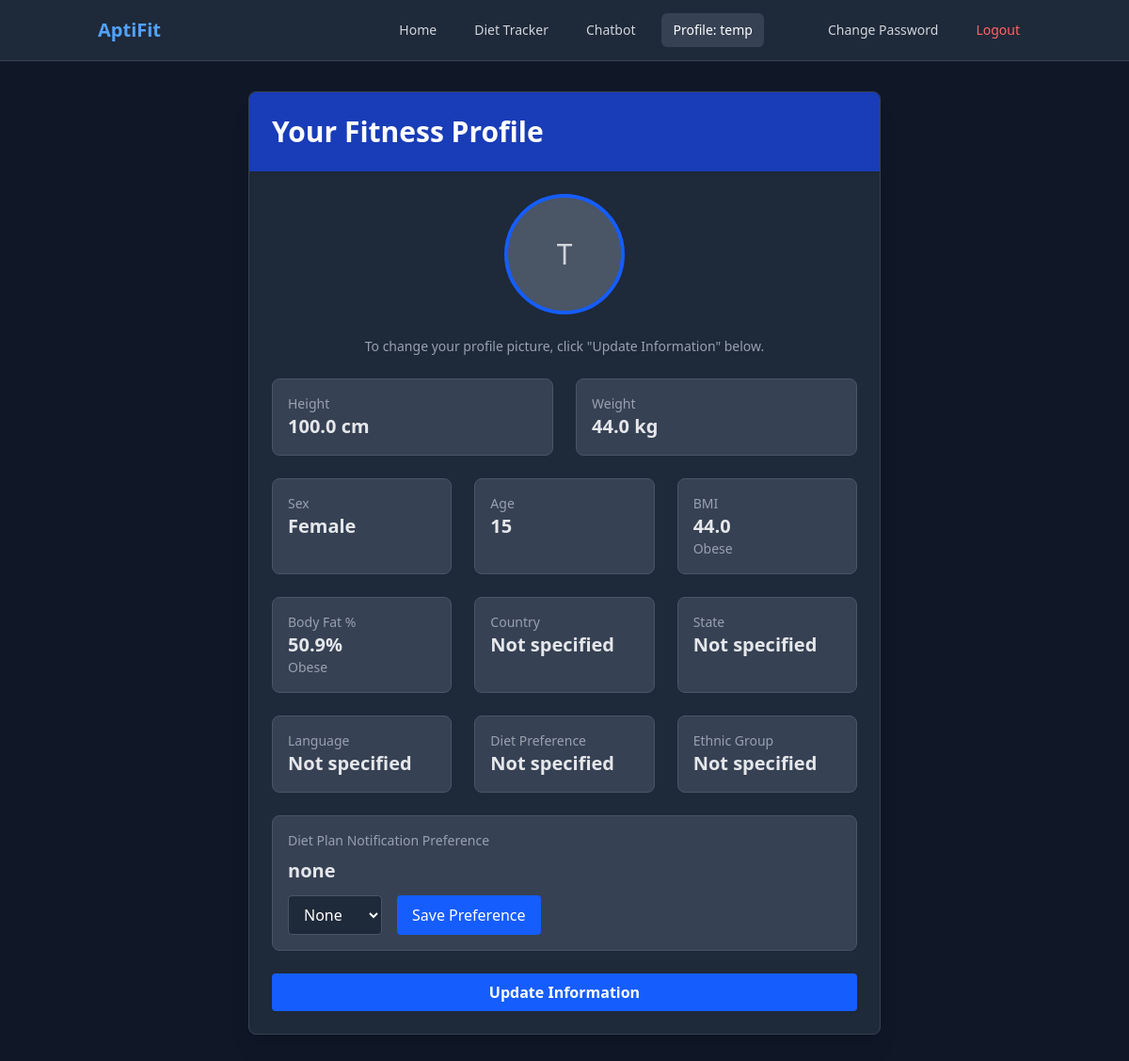
Page /profile/ (signed in) on the committed database.
### fitness/models.py (models this page shows, shortened)
class UserProfile(models.Model):
    NOTIFICATION_CHOICES = [
        ('daily', 'Daily'),
        ('weekly', 'Weekly'),
        ('none', 'None'),
    ]
    DIET_CHOICES = [
        ('vegetarian', 'Vegetarian'),
        ('non-vegetarian', 'Non-Vegetarian'),
    ]
    ETHNIC_GROUP_CHOICES = [
        ('asian', 'Asian'),
        ('black', 'Black/African'),
        ('hispanic', 'Hispanic/Latino'),
        ('middle_eastern', 'Middle Eastern'),
        ('white', 'White/Caucasian'),
        ('pacific_islander', 'Pacific Islander'),
        ('native_american', 'Native American'),
        ('mixed', 'Mixed Ethnicity'),
        ('other', 'Other'),
    ]
    user = models.OneToOneField(User, on_delete=models.CASCADE)
    last_password_change = models.DateTimeField(auto_now=True)
    phone_number = models.CharField(max_length=15, blank=True, null=True)
    avatar = models.ImageField(upload_to='avatars/', blank=True, null=True)
    height = models.FloatField(blank=True, null=True)  # in cm
    weight = models.FloatField(blank=True, null=True)  # in kg
    sex = models.CharField(max_length=10, blank=True, null=True)
    age = models.IntegerField(blank=True, null=True)  # add age field
    country = models.CharField(max_length=100, blank=True, null=True)
    state = models.CharField(max_length=100, blank=True, null=True)
    language = models.CharField(max_length=100, blank=True, null=True)
    ethnic_group = models.CharField(
        max_length=20,
        choices=ETHNIC_GROUP_CHOICES,
        blank=True,
        null=True
    )
    diet_preference = models.CharField(
        max_length=20,
        choices=DIET_CHOICES,
        blank=True,
        null=True
    )
    notification_preference = models.CharField(
        max_length=10,
        choices=NOTIFICATION_CHOICES,
        default='none'
    )
    @property
    def bmi(self):
        if self.height and self.weight:
            height_m = self.height / 100
            return round(self.weight / (height_m * height_m), 1)
        return None
    @property
    def bmi_category(self):
        bmi = self.bmi
        if bmi is None:
            return None
        elif bmi < 18.5:
            return "Underweight"
        elif bmi < 25:
            return "Normal weight"
        elif bmi < 30:
            return "Overweight"
        else:
            return "Obese"
    @property
    def body_fat(self):
        bmi = self.bmi
        if bmi is None or not self.sex or not self.age:
            return None
        if self.sex.lower() == "male":
            return round(1.20 * bmi + 0.23 * self.age - 10.8 * 1 - 5.4, 1)
        else:
            return round(1.20 * bmi + 0.23 * self.age - 10.8 * 0 - 5.4, 1)
    @property
    def body_fat_category(self):
        bf = self.body_fat
        if bf is None or not self.sex:
            return None
        if self.sex.lower() == "male":
            if bf < 10:
                return "Essential fat"
            elif bf < 14:
                return "Athletes"
            elif bf < 21:
                return "Fitness"
            elif bf < 25:
                return "Average"
            else:
                return "Obese"
        else:
            if bf < 14:
                return "Essential fat"
            elif bf < 21:
                return "Athletes"
            elif bf < 25:
                return "Fitness"
            elif bf < 32:
                return "Average"
            else:
                return "Obese"

### fitness/views.py (the view)
# urls.py: path('profile/', views.profile, name='profile'),
@login_required
def profile(request):
    user_profile = request.user.userprofile
    user_has_data = bool(
        user_profile.height and user_profile.weight and user_profile.sex and user_profile.age)
    missing_fields = []
    if not user_profile.height:
        missing_fields.append("height")
    if not user_profile.weight:
        missing_fields.append("weight")
    if not user_profile.sex:
        missing_fields.append("sex")
    if not user_profile.age:
        missing_fields.append("age")
    missing_fields_message = None
    if missing_fields:
        missing_fields_message = f"Please complete your profile by filling in: {', '.join(missing_fields)}"
    context = {
        'user': request.user,
        'user_has_data': user_has_data,
        'missing_fields': missing_fields,
        'missing_fields_message': missing_fields_message,
        'height': user_profile.height,
        'weight': user_profile.weight,
        'sex': user_profile.sex,
        'age': user_profile.age,
        'bmi': user_profile.bmi,
        'bmi_category': user_profile.bmi_category,
        'body_fat': user_profile.body_fat,
        'body_fat_category': user_profile.body_fat_category,
        'notification_preference': user_profile.notification_preference,
        'country': user_profile.country,
        'state': user_profile.state,
        'language': user_profile.language,
        'ethnic_group': user_profile.ethnic_group,
        'diet_preference': user_profile.diet_preference,
    }
    return render(request, 'fitness/profile.html', context)

### fitness/templates/fitness/profile.html (shortened to what this page needs)
<!DOCTYPE html>
<html lang="en">
  <head>
    <script src="https://cdn.jsdelivr.net/npm/@tailwindcss/browser@4"></script>
  </head>
  <body class="bg-gray-900 min-h-screen text-gray-200">
    <nav class="bg-gray-800 border-b border-gray-700">
      <div class="container mx-auto px-4">
        <div class="flex justify-between items-center h-16">
          <div class="flex-shrink-0 font-bold text-xl text-blue-400">
            AptiFit
          </div>
          <div class="flex space-x-2 md:space-x-4 items-center">
            <a href="{% url 'index' %}" class="px-3 py-2 rounded-md text-sm font-medium text-gray-300 hover:bg-gray-700 hover:text-white transition duration-300">
              Home
            </a>
            {% if missing_fields %}
            <span class="px-3 py-2 rounded-md text-sm font-medium text-gray-500 cursor-not-allowed">
              <i class="fas fa-lock mr-1"></i> Diet Tracker
            </span>
            <span class="px-3 py-2 rounded-md text-sm font-medium text-gray-500 cursor-not-allowed">
              <i class="fas fa-lock mr-1"></i> Chatbot
            </span>
            {% else %}
            <a href="{% url 'diet_tracker' %}" class="px-3 py-2 rounded-md text-sm font-medium text-gray-300 hover:bg-gray-700 hover:text-white transition duration-300">
              Diet Tracker
            </a>
            <a href="{% url 'chatbot' %}" class="px-3 py-2 rounded-md text-sm font-medium text-gray-300 hover:bg-gray-700 hover:text-white transition duration-300">
              Chatbot
            </a>
            {% endif %}
            <a href="{% url 'profile' %}" class="px-3 py-2 rounded-md text-sm font-medium bg-gray-700 text-white">
              Profile: {{ user.username }}
            </a>
            <div class="relative">
              <a href="#" class="px-3 py-2 rounded-md text-sm font-medium text-gray-300 hover:bg-gray-700 hover:text-white transition duration-300">
              </a>
            </div>
            <a href="{% url 'change_password' %}" class="px-3 py-2 rounded-md text-sm font-medium text-gray-300 hover:bg-gray-700 hover:text-white transition duration-300">
              Change Password
            </a>
            <a href="{% url 'logout' %}" class="px-3 py-2 rounded-md text-sm font-medium text-red-400 hover:bg-red-900 hover:text-red-200 transition duration-300">
              Logout
            </a>
          </div>
        </div>
      </div>
    </nav>
    <div class="container mx-auto px-4 py-8">
      <div class="max-w-2xl mx-auto bg-gray-800 rounded-lg shadow-xl overflow-hidden border border-gray-700">
        <div class="bg-blue-800 text-white p-6">
          <h1 class="text-2xl md:text-3xl font-bold">Your Fitness Profile</h1>
        </div>
        <div class="p-6">
          {% if user_has_data %}
          <div class="space-y-6">
            <div class="flex justify-center">
              {% if user.userprofile.avatar %}
                <img src="{{ user.userprofile.avatar.url }}" alt="Profile Avatar" class="h-32 w-32 rounded-full object-cover border-4 border-blue-600">
              {% else %}
                <div class="h-32 w-32 rounded-full bg-gray-600 flex items-center justify-center text-3xl text-gray-300 border-4 border-blue-600">
                  {{ user.username.0|upper }}
                </div>
              {% endif %}
            </div>
            <div class="flex justify-center mt-2">
              <p class="text-sm text-gray-400">To change your profile picture, click "Update Information" below.</p>
            </div>
            <div class="grid grid-cols-1 md:grid-cols-2 gap-6">
              <div class="bg-gray-700 p-4 rounded-lg border border-gray-600">
                <h3 class="text-gray-400 text-sm font-medium">Height</h3>
                <p class="text-xl font-semibold">{{ height }} cm</p>
              </div>
              <div class="bg-gray-700 p-4 rounded-lg border border-gray-600">
                <h3 class="text-gray-400 text-sm font-medium">Weight</h3>
                <p class="text-xl font-semibold">{{ weight }} kg</p>
              </div>
            </div>
            <div class="grid grid-cols-1 md:grid-cols-3 gap-6">
              <div class="bg-gray-700 p-4 rounded-lg border border-gray-600">
                <h3 class="text-gray-400 text-sm font-medium">Sex</h3>
                <p class="text-xl font-semibold">{{ sex|title }}</p>
              </div>
              <div class="bg-gray-700 p-4 rounded-lg border border-gray-600">
                <h3 class="text-gray-400 text-sm font-medium">Age</h3>
                <p class="text-xl font-semibold">{{ age }}</p>
              </div>
              <div class="bg-gray-700 p-4 rounded-lg border border-gray-600">
                <h3 class="text-gray-400 text-sm font-medium">BMI</h3>
                <p class="text-xl font-semibold">{{ bmi }}</p>
                <p class="text-sm text-gray-400">{{ bmi_category }}</p>
              </div>
            </div>
            <div class="grid grid-cols-1 md:grid-cols-3 gap-6">
              <div class="bg-gray-700 p-4 rounded-lg border border-gray-600">
                <h3 class="text-gray-400 text-sm font-medium">Body Fat %</h3>
                <p class="text-xl font-semibold">{{ body_fat }}%</p>
                <p class="text-sm text-gray-400">{{ body_fat_category }}</p>
              </div>
              <div class="bg-gray-700 p-4 rounded-lg border border-gray-600">
                <h3 class="text-gray-400 text-sm font-medium">Country</h3>
                <p class="text-xl font-semibold">{{ country|default:"Not specified" }}</p>
              </div>
              <div class="bg-gray-700 p-4 rounded-lg border border-gray-600">
                <h3 class="text-gray-400 text-sm font-medium">State</h3>
                <p class="text-xl font-semibold">{{ state|default:"Not specified" }}</p>
              </div>
            </div>
            <div class="grid grid-cols-1 md:grid-cols-3 gap-6">
              <div class="bg-gray-700 p-4 rounded-lg border border-gray-600">
                <h3 class="text-gray-400 text-sm font-medium">Language</h3>
                <p class="text-xl font-semibold">{{ language|default:"Not specified" }}</p>
              </div>
              <div class="bg-gray-700 p-4 rounded-lg border border-gray-600">
                <h3 class="text-gray-400 text-sm font-medium">Diet Preference</h3>
                <p class="text-xl font-semibold">{{ diet_preference|default:"Not specified" }}</p>
              </div>
              <div class="bg-gray-700 p-4 rounded-lg border border-gray-600">
                <h3 class="text-gray-400 text-sm font-medium">Ethnic Group</h3>
                <p class="text-xl font-semibold">{{ ethnic_group|default:"Not specified" }}</p>
              </div>
            </div>
            <div class="bg-gray-700 p-4 rounded-lg border border-gray-600">
              <h3 class="text-gray-400 text-sm font-medium mb-2">Diet Plan Notification Preference</h3>
              <p class="text-xl font-semibold">{{ notification_preference|default:"Not set" }}</p>
              <div class="mt-3">
                <form method="post" action="{% url 'save_notification_preference' %}" class="flex space-x-4">
                  <select name="notification_preference" class="bg-gray-800 text-white border border-gray-600 rounded px-3 py-2 focus:outline-none focus:ring-2 focus:ring-blue-500">
                    <option value="none" {% if notification_preference == 'none' %}selected{% endif %}>None</option>
                  </select>
                  <button type="submit" class="bg-blue-600 hover:bg-blue-700 text-white px-4 py-2 rounded transition duration-300">
                    Save Preference
                  </button>
                </form>
              </div>
            </div>
            <a href="{% url 'update_profile' %}" class="block w-full md:w-auto text-center bg-blue-600 hover:bg-blue-700 text-white font-bold py-2 px-4 rounded transition duration-300">
              Update Information
            </a>
          </div>
          {% endif %}
        </div>
      </div>
    </div>
  </body>
</html>

### rows in the picture
UserProfile: height "100.0", weight "44.0", sex "Female", notification_preference "none", notification_preference "None"

### other values in the picture
{{ user.username }} "temp"
{{ user.username.0|upper }} "T"
{{ age }} "15"
{{ bmi }} "44.0"
{{ bmi_category }} "Obese"
{{ body_fat }} "50.9"
{{ body_fat_category }} "Obese"
{{ country|default:"Not specified" }} "Not specified"
{{ state|default:"Not specified" }} "Not specified"
{{ language|default:"Not specified" }} "Not specified"
{{ diet_preference|default:"Not specified" }} "Not specified"
{{ ethnic_group|default:"Not specified" }} "Not specified"
